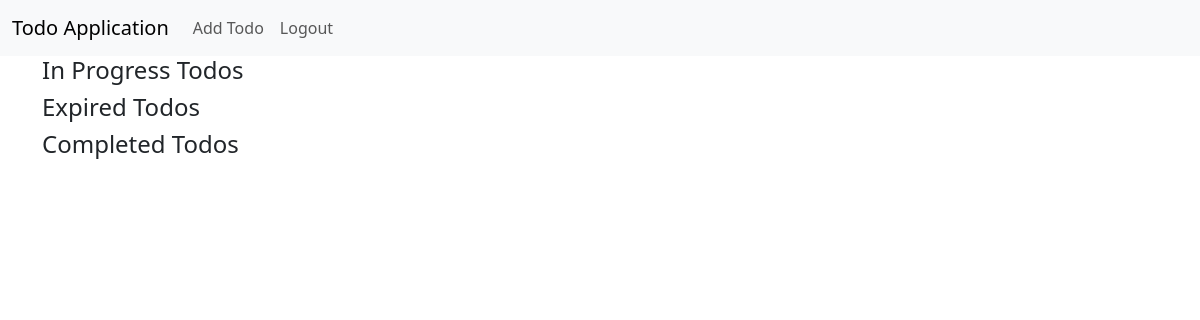
Page /home (signed in) on the earlier database version.
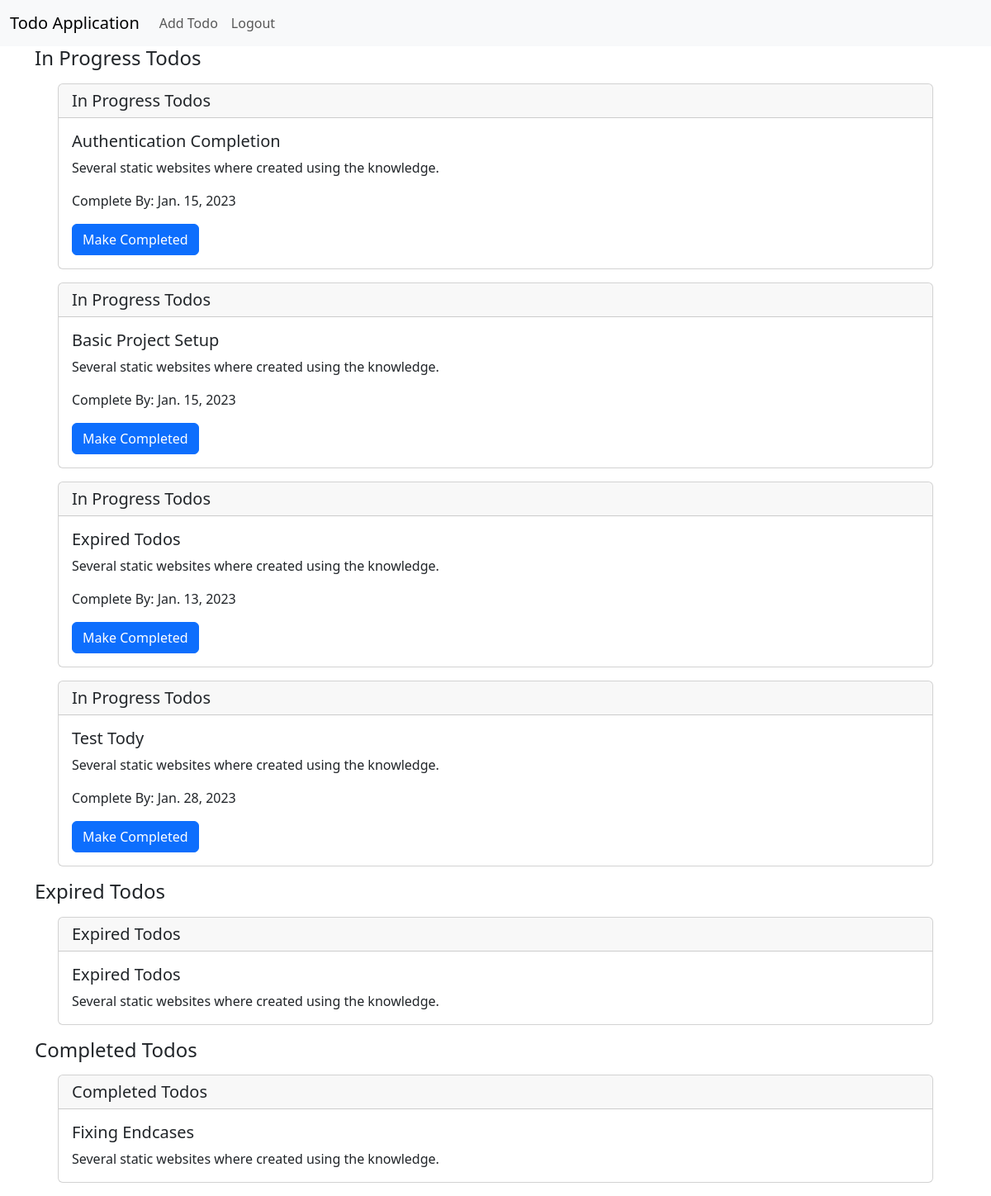
Same page on the later database version.
### todo/models.py (models this page shows)
class Todo(models.Model):
    title = models.CharField(max_length=100)
    description = models.TextField()
    completiondate = models.DateField()
    completed = models.BooleanField(default=False)

### todo/views.py (the view)
# urls.py: 2. Add a URL to urlpatterns:  path('', views.home, name='home')
def home(request):
    if request.user.is_authenticated:
        todos = Todo.objects.all()
        today = date.today()
        incomplete_todos = []
        for todo in todos:
            if todo.completiondate < today:
                incomplete_todos.append(todo)
        return render(request, 'home.html', {'todos': todos, 'incomplete_todos':  incomplete_todos})
    else:
        return redirect('/')

### templates/home.html (shortened to what this page needs)
{% extends 'base.html' %} {% block content %}
<div class="container">
  <h4>In Progress Todos</h4>
  {% for todo in todos %}
  {% if not todo.completed %}
  <div class="container">
    <div class="card m-3">
      <h5 class="card-header">In Progress Todos</h5>
      <div class="card-body">
        <h5 class="card-title">{{todo.title}}</h5>
        <p class="card-text">{{todo.description}}</p>
        <p class="card-text">Complete By: {{todo.completiondate}}</p>
      <form method="POST" action="update_value">
        <button class="btn btn-primary" type="submit">Make Completed</button>
      </form>
      </div>
    </div>
  </div>
  {% endif %}
  {% endfor %}
  <h4>Expired Todos</h4>
  {% for todo in incomplete_todos %}
  <div class="container">
    <div class="card m-3">
      <h5 class="card-header">Expired Todos</h5>
      <div class="card-body">
        <h5 class="card-title">{{todo.title}}</h5>
        <p class="card-text">{{todo.description}}</p>
      </div>
    </div>
  </div>
  {% endfor %}
  <h4>Completed Todos</h4>
  {% for todo in todos %} {% if todo.completed %}
  <div class="container">
    <div class="card m-3">
      <h5 class="card-header">Completed Todos</h5>
      <div class="card-body">
        <h5 class="card-title">{{todo.title}}</h5>
        <p class="card-text">{{todo.description}}</p>
      </div>
    </div>
  </div>
  {% endif %} {% endfor %}
</div>
{% endblock %}

### templates/base.html (shortened to what this page needs)
<!DOCTYPE html>
<html lang="en">
  <head>
    <link
      href="https://cdn.jsdelivr.net/npm/bootstrap@5.3.0-alpha1/dist/css/bootstrap.min.css"
      rel="stylesheet"
    />
  </head>
  <body>
    <nav class="navbar navbar-expand-lg bg-body-tertiary">
      <div class="container-fluid">
        <a href="/home" class="navbar-brand" href="#">Todo Application</a>
        <div class="collapse navbar-collapse" id="navbarNav">
          <ul class="navbar-nav">
            {% if request.user.is_authenticated %}
            <li class="nav-item">
              <a href="/create" class="nav-link">Add Todo</a>
            </li>
            <li class="nav-item">
              <a href="/logout" class="nav-link">Logout</a>
            </li>
            {% endif %}
          </ul>
        </div>
      </div>
    </nav>
    {% block content %} {% endblock %}
  </body>
</html>

Differences in the rows shown:
added Todo: title "Authentication Completion", description "Several static websites where created using the knowledge.", completiondate "Jan. 15, 2023", shown under "In Progress Todos"
added Todo: title "Basic Project Setup", description "Several static websites where created using the knowledge.", completiondate "Jan. 15, 2023", shown under "In Progress Todos"
added Todo: title "Expired Todos", description "Several static websites where created using the knowledge.", completiondate "Jan. 13, 2023"
added Todo: title "Test Tody", description "Several static websites where created using the knowledge.", completiondate "Jan. 28, 2023", shown under "In Progress Todos"
added Todo: title "Fixing Endcases", description "Several static websites where created using the knowledge.", shown under "Completed Todos"
